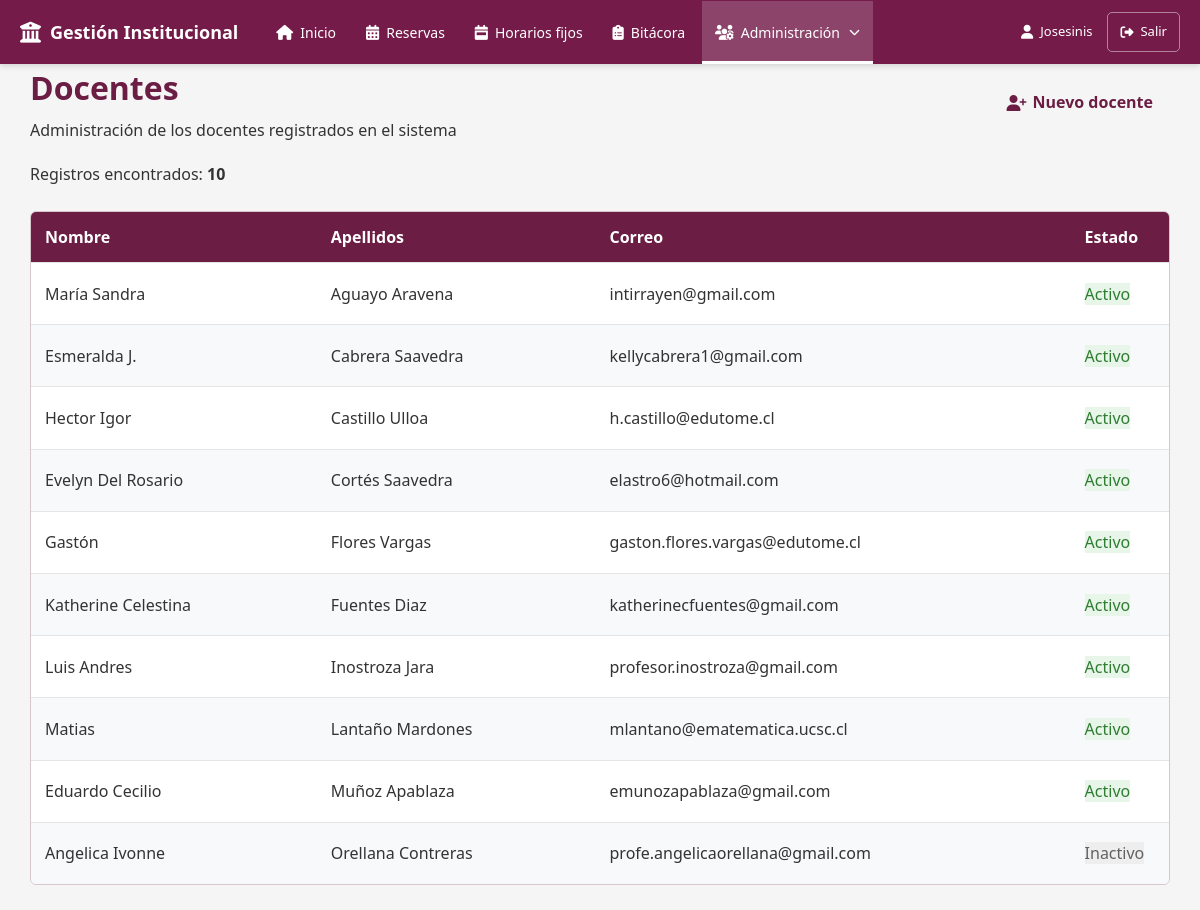
Page /modules/docentes/index.php (signed in) on the committed database.
### tables this page shows
CREATE TABLE `docentes` (
  `id` int(11) NOT NULL,
  `nombres` varchar(50) NOT NULL,
  `apellidos` varchar(50) NOT NULL,
  `correo` varchar(50) NOT NULL,
  `activo` tinyint(1) NOT NULL
);

### modules/docentes/index.php (the view, shortened to what this page needs)
<?php
require_once '../../config/database.php';
$docentes = [];
$sql = "
    SELECT
        id,
        nombres,
        apellidos,
        correo,
        activo
    FROM docentes
    ORDER BY
        apellidos ASC,
        nombres ASC
";
$resultado = $conexion->query($sql);
if ($resultado) {
    $docentes = $resultado->fetch_all(
        MYSQLI_ASSOC
    );
}
?>
<!DOCTYPE html>
<html lang="es">
<head>
    <link
        rel="stylesheet"
        href="https://cdnjs.cloudflare.com/ajax/libs/font-awesome/6.7.2/css/all.min.css">
    <link
        rel="stylesheet"
        href="../../assets/css/estilos.css">
    <link
        rel="stylesheet"
        href="../../assets/css/botones.css">
    <link
        rel="stylesheet"
        href="../../assets/css/formularios.css">
    <link
        rel="stylesheet"
        href="../../assets/css/tablas.css">
</head>
<body>
    <?php
    require_once '../../includes/menu.php';
    ?>
    <div class="contenedor contenedor-usuarios">
        <div class="encabezado-pagina">
            <div>
                <h1>
                    Docentes
                </h1>
                <p>
                    Administración de los docentes registrados en el sistema
                </p>
            </div>
            <?php if ($rolUsuario === 'superadmin'): ?>
                <div>
                    <a
                        href="crear.php"
                        class="btn btn-primary">
                        <i class="fa-solid fa-user-plus"></i>
                        Nuevo docente
                    </a>
                </div>
            <?php endif; ?>
        </div>
        <div class="resumen-usuarios">
            Registros encontrados:
            <strong>
                <?= count($docentes) ?>
            </strong>
        </div>
        <div class="tabla-contenedor">
            <table class="tabla">
                <thead>
                    <tr>
                        <th>
                            Nombre
                        </th>
                        <th>
                            Apellidos
                        </th>
                        <th>
                            Correo
                        </th>
                        <th>
                            Estado
                        </th>
                    </tr>
                </thead>
                <tbody>
                    <?php if (empty($docentes)): ?>
                        <tr>
                            <td
                                colspan="<?= $rolUsuario === 'superadmin' ? 5 : 4 ?>"
                                style="text-align:center;">
                                No existen docentes registrados.
                            </td>
                        </tr>
                    <?php else: ?>
                        <?php foreach ($docentes as $docente): ?>
                            <tr>
                                <td>
                                    <?= htmlspecialchars(
                                        $docente['nombres']
                                    ) ?>
                                </td>
                                <td>
                                    <?= htmlspecialchars(
                                        $docente['apellidos']
                                    ) ?>
                                </td>
                                <td>
                                    <?= htmlspecialchars(
                                        $docente['correo']
                                    ) ?>
                                </td>
                                <td>
                                    <?php if ((int) $docente['activo'] === 1): ?>
                                        <span class="estado-activo">
                                            Activo
                                        </span>
                                    <?php else: ?>
                                        <span class="estado-inactivo">
                                            Inactivo
                                        </span>
                                    <?php endif; ?>
                                </td>
                            </tr>
                        <?php endforeach; ?>
                    <?php endif; ?>
                </tbody>
            </table>
        </div>
    </div>
</body>
</html>

### assets/css/estilos.css (style rules this page uses)
:root { --color-primario: #6b1d44; --color-primario-hover: #5b1739; --color-primario-original: #4e0227; --color-exito: #198754; --color-exito-hover: #157347; --color-advertencia: #ffc107; --color-advertencia-hover: #e0a800; --color-error: #dc3545; --color-error-hover: #bb2d3b; --color-fondo: #ffffff; --color-fondo-secundario: #f5f5f5; --color-fondo-neutro: #eeeeee; --color-texto: #333333; --color-texto-secundario: #666666; --color-borde: #d9c5cf; --radio-borde: 6px; --ancho-formulario: 700px; --btn-padding-y: 8px; --btn-padding-x: 16px; --btn-transicion: .2s ease; --sombra-focus: 0 0 5px rgba(107, 29, 68, 0.25); }
* { margin: 0; padding: 0; box-sizing: border-box; }
html { font-size: 16px; }
body { font-family: "Segoe UI", Tahoma, Geneva, Verdana, sans-serif; font-size: 1rem; line-height: 1.5; color: var(--color-texto); background-color: var(--color-fondo-secundario); }
h1, h2, h3, h4, h5, h6 { color: var(--color-primario); font-weight: 600; }
p { margin-bottom: 1rem; }
a { color: var(--color-primario); text-decoration: none; transition: color 0.2s ease; }
.contenedor { width: 90%; max-width: 1200px; margin: 0 auto; }
.encabezado-pagina { display: flex; justify-content: space-between; align-items: center; gap: 20px; margin-bottom: 20px; }
.encabezado-pagina h1 { margin: 0; }
.encabezado-pagina p { margin: 6px 0 0; }
.encabezado-pagina .btn-primary { display: inline-flex; align-items: center; justify-content: center; padding: 9px 16px; font-weight: 600; text-decoration: none; white-space: nowrap; }
.contenedor-usuarios { width: 95%; max-width: 1700px; margin-left: auto; margin-right: auto; box-sizing: border-box; }

### assets/css/botones.css (style rules this page uses)
.btn { display: inline-flex; align-items: center; justify-content: center; padding: 8px 16px; font-family: inherit; font-size: inherit; line-height: 1.2; font-weight: 600; text-decoration: none; white-space: nowrap; cursor: pointer; border: 1px solid transparent; border-radius: var(--radio-borde); box-sizing: border-box; transition: background-color 0.2s ease, border-color 0.2s ease, color 0.2s ease, box-shadow 0.2s ease; }
.btn i { margin-right: 6px; }

### assets/css/tablas.css (style rules this page uses)
.tabla-contenedor { width: 100%; max-width: none; overflow-x: auto; overflow-y: hidden; margin: 25px 0; border: 1px solid var(--color-borde); border-radius: var(--radio-borde); background-color: #fff; box-sizing: border-box; scrollbar-width: thin; }
.tabla { width: 100%; min-width: 1400px; border-collapse: collapse; }
.tabla thead th { padding: 13px 14px; background-color: var(--color-primario); color: #fff; font-weight: 600; text-align: left; white-space: nowrap; }
.tabla tbody td { padding: 12px 14px; border-top: 1px solid #e5e5e5; color: var(--color-texto); vertical-align: middle; }
.tabla tbody tr:nth-child(even) { background-color: #f8f9fa; }
.tabla .estado-activo { background-color: #e8f5e9; color: #2e7d32; }
.tabla .estado-inactivo { background-color: #eeeeee; color: #616161; }

### rows in the picture
docentes: nombres "María Sandra", apellidos "Aguayo Aravena", correo "intirrayen@gmail.com", activo "Activo"
docentes: nombres "Esmeralda J.", apellidos "Cabrera Saavedra", correo "kellycabrera1@gmail.com", activo "Activo"
docentes: nombres "Hector Igor", apellidos "Castillo Ulloa", correo "h.castillo@edutome.cl", activo "Activo"
docentes: nombres "Evelyn Del Rosario", apellidos "Cortés Saavedra", correo "elastro6@hotmail.com", activo "Activo"
docentes: nombres "Gastón", apellidos "Flores Vargas", correo "gaston.flores.vargas@edutome.cl", activo "Activo"
docentes: nombres "Katherine Celestina", apellidos "Fuentes Diaz", correo "katherinecfuentes@gmail.com", activo "Activo"
docentes: nombres "Luis Andres", apellidos "Inostroza Jara", correo "profesor.inostroza@gmail.com", activo "Activo"
docentes: nombres "Matias", apellidos "Lantaño Mardones", correo "mlantano@ematematica.ucsc.cl", activo "Activo"
docentes: nombres "Eduardo Cecilio", apellidos "Muñoz Apablaza", correo "emunozapablaza@gmail.com", activo "Activo"
docentes: nombres "Angelica Ivonne", apellidos "Orellana Contreras", correo "profe.angelicaorellana@gmail.com", activo "Inactivo"

### other values in the picture
$nombreUsuario "Josesinis"
count($docentes) "10"
